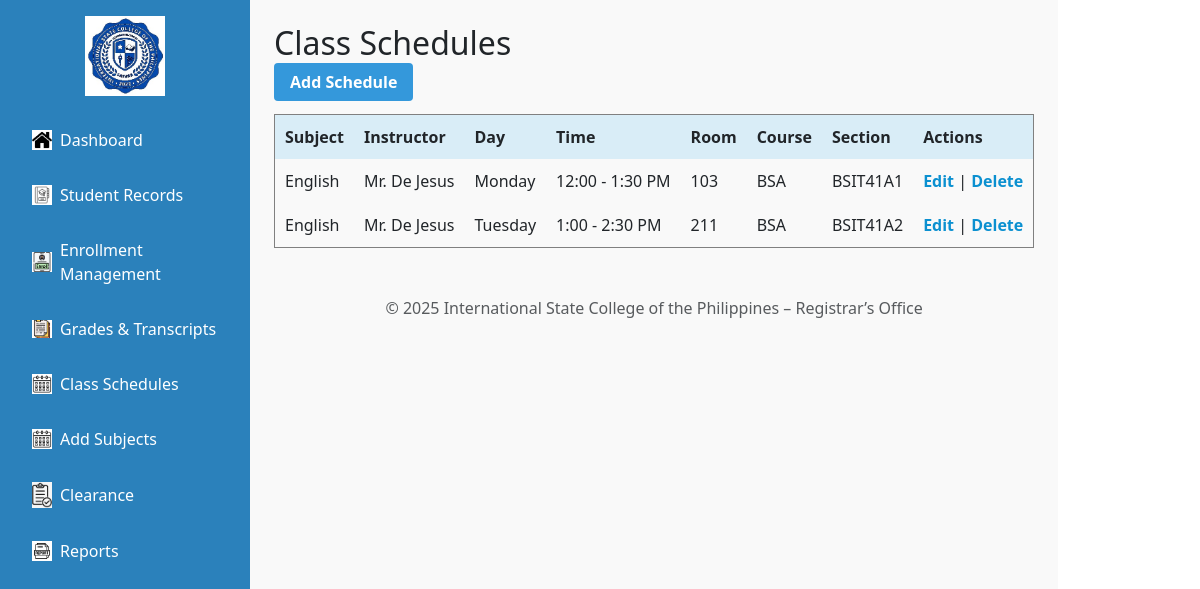
/Registrar/registrar.php?page=class_schedules, run on the app's committed database.
### tables this page shows
CREATE TABLE `class_schedules` (
  `id` int(11) NOT NULL,
  `subject` varchar(100) DEFAULT NULL,
  `instructor` varchar(100) DEFAULT NULL,
  `day` varchar(20) DEFAULT NULL,
  `time` varchar(100) DEFAULT NULL,
  `room` varchar(50) DEFAULT NULL,
  `course` varchar(100) NOT NULL,
  `section` varchar(100) NOT NULL
);

### Registrar/pages/class_schedules.php (the view, shortened to what this page needs)
<?php
$conn = new mysqli("localhost", "root", "", "iscpdb");
$schedules = $conn->query("SELECT * FROM class_schedules ORDER BY day, time ASC");
?>
<h2>Class Schedules</h2>
<a href="registrar.php?page=add_schedule" style="padding: 8px 16px; background: #3498db; color: white; text-decoration: none; border-radius: 4px;">Add Schedule</a>
<table border="1" cellpadding="10" cellspacing="0" style="width: 100%; margin-top: 20px; border-collapse: collapse;">
    <thead style="background-color: #d9edf7;">
        <tr>
            <th>Subject</th>
            <th>Instructor</th>
            <th>Day</th>
            <th>Time</th>
            <th>Room</th>
            <th>Course</th>
            <th>Section</th>
            <th>Actions</th>
        </tr>
    </thead>
    <tbody>
        <?php if ($schedules->num_rows > 0): ?>
            <?php while ($row = $schedules->fetch_assoc()): ?>
                <tr>
                    <td><?= htmlspecialchars($row['subject']) ?></td>
                    <td><?= htmlspecialchars($row['instructor']) ?></td>
                    <td><?= htmlspecialchars($row['day']) ?></td>
                    <td><?= htmlspecialchars($row['time']) ?></td>
                    <td><?= htmlspecialchars($row['room']) ?></td>
                    <td><?= htmlspecialchars($row['course']) ?></td>
                    <td><?= htmlspecialchars($row['section']) ?></td>
                    <td>
                        <a href="registrar.php?page=edit_schedule&id=<?= $row['id'] ?>">Edit</a> |
                        <a href="registrar.php?page=delete_schedule&id=<?= $row['id'] ?>" onclick="return confirm('Are you sure you want to delete this schedule?')">Delete</a>
                    </td>
                </tr>
            <?php endwhile; ?>
        <?php else: ?>
            <tr><td colspan="8">No schedules found.</td></tr>
        <?php endif; ?>
    </tbody>
</table>

### Registrar/assets/css/style.css (style rules this page uses)
body { margin: 0; font-family: Arial, sans-serif; display: flex; height: 100vh; }
h2, .nav-link { font-weight: bold; }

### Registrar/pages/class_schedules.php (style rules this page uses)
a { color: #0b90d0; text-decoration: none; font-weight: bold; }

### data on the page
class_schedules: subject "English", instructor "Mr. De Jesus", day "Monday", time "12:00 - 1:30 PM", room "103", course "BSA", section "BSIT41A1"
class_schedules: subject "English", instructor "Mr. De Jesus", day "Tuesday", time "1:00 - 2:30 PM", room "211", course "BSA", section "BSIT41A2"
